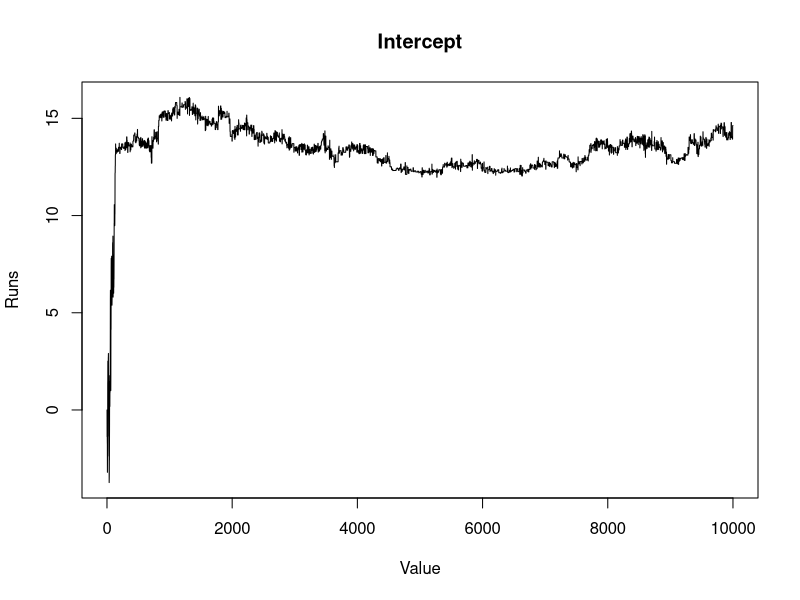
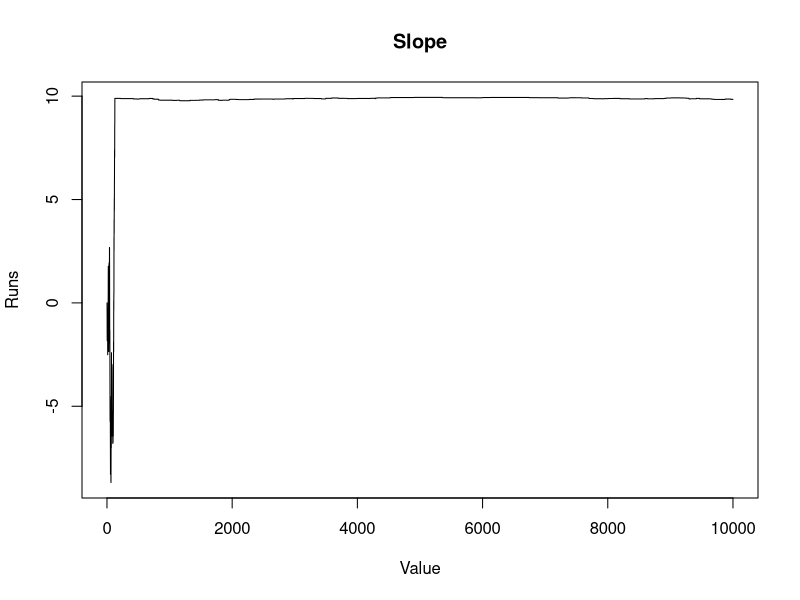
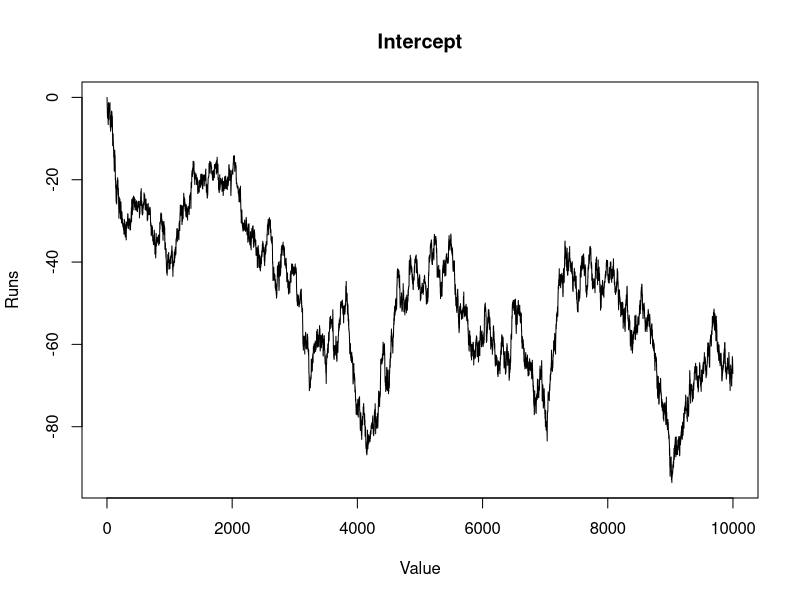
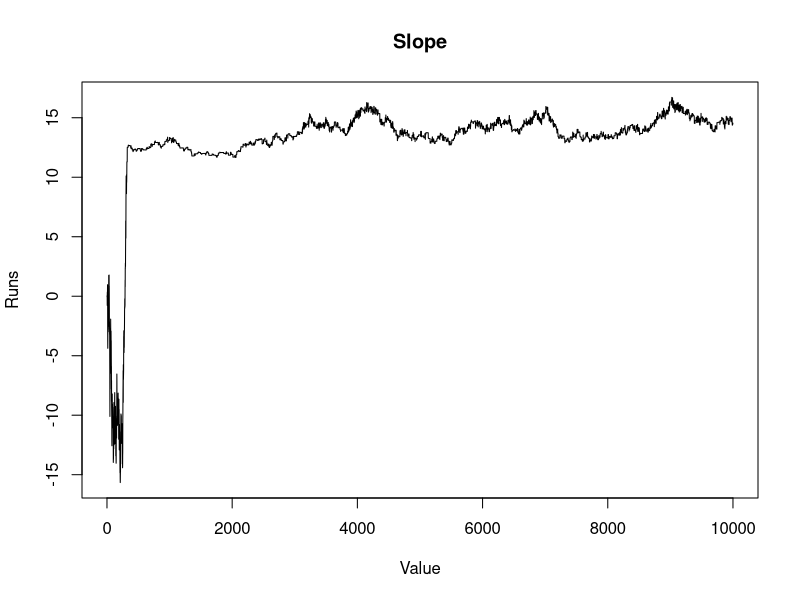
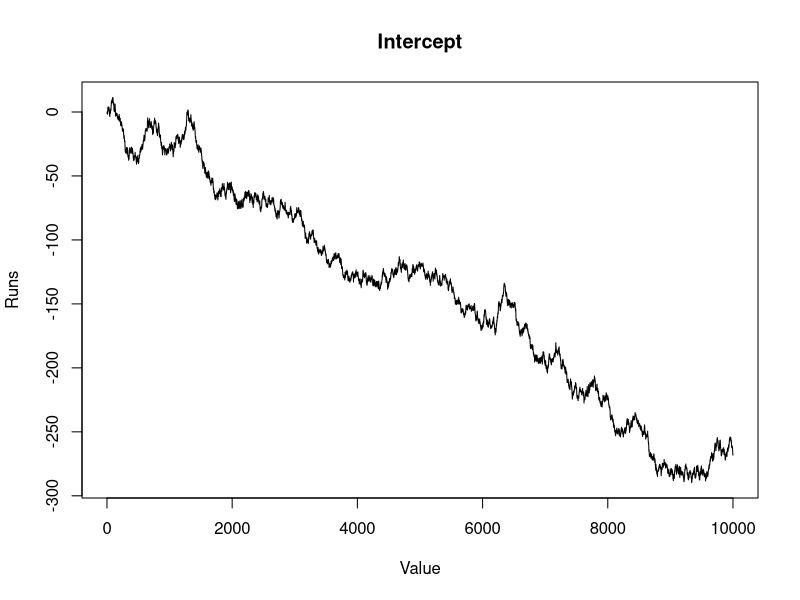
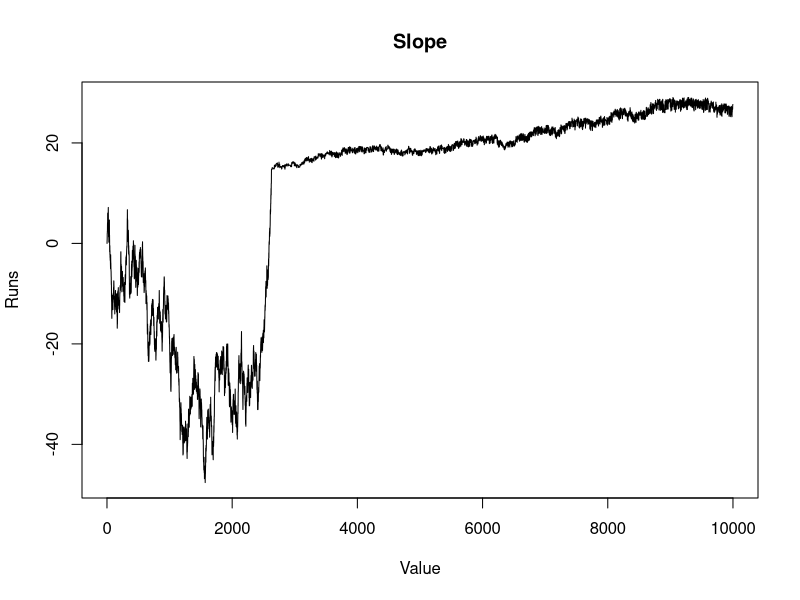
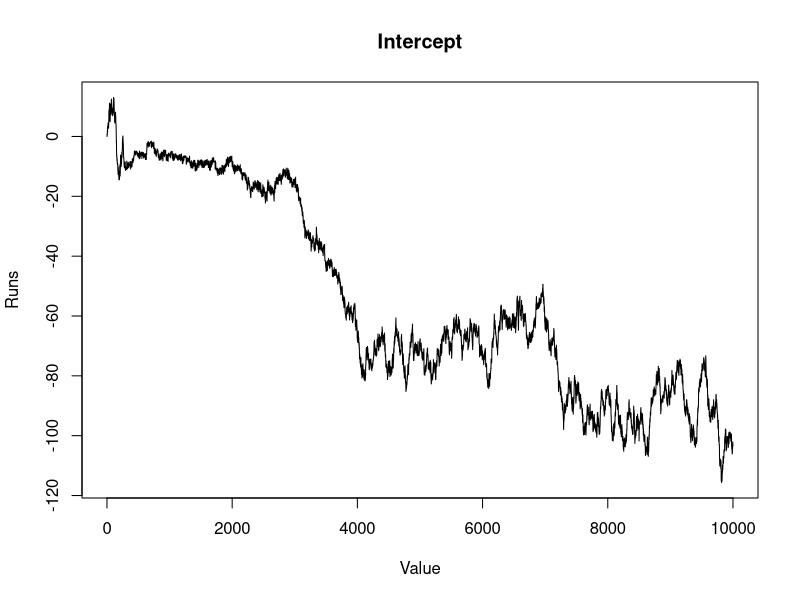
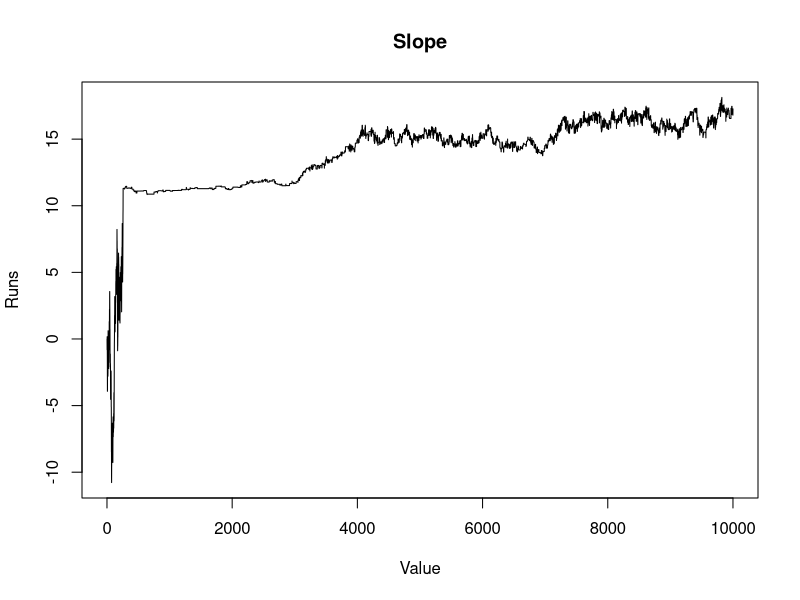

Reproduce these figures in R, in order. (Note: a time limit stopped this script after it produced the figures.)
n = 5000
lambda = 0.1
X = as.matrix(cbind(rep(1, n), rexp(n, lambda)))
y_init = as.matrix(4 + 10*X[,2] + rexp(n, lambda))
Y = y_init/max(abs(y_init))
theta = c(10, 10)/max(Y)
eps = 1
tau = 0.5
logf = function(theta){
  incl_sum = ((Y - X%*%theta) <= 0)
  sumX = apply(X, 2, sum)
  ans = -eps/(4*(1-tau)*max(X)) * norm(-tau*sumX + t(incl_sum)%*%X, type = "m") 
  #- 1/2*theta%*%theta
  return(ans)
}

vmh = function(logf, init = rep(0, ncol(X)), nbatch = 10000, scale, nonneg = FALSE){
  dim = length(init)
  batch = matrix(0, nrow = nbatch, ncol = dim)
  batch[1, ] = init
  for (i in 2:nbatch){
    batch[i, ] = batch[i-1, ]
    for (j in 1:dim){
      propose_val = batch[i, ]
      propose_val[j] = rnorm(1, batch[i-1, j], scale[j])
      u = runif(1, 0, 1)
      if (log(u) < logf(propose_val) - logf(batch[i, ])){
        batch[i, ] = propose_val
      }
    }
  }
  return(batch)
}

reps = 1000
output = matrix(NA, ncol = 2, nrow = reps)
for (i in 1:reps){
  print(i)
  out = vmh(logf, scale = c(1/max(y_init), 1/max(y_init)))
  out = out*max(y_init)
  plot(1:10000, out[,1], type = "l", xlab = "Value", ylab = "Runs", main = "Intercept")
  plot(1:10000, out[,2], type = "l", xlab = "Value", ylab = "Runs", main = "Slope")
  output[i, ] = out[10000,]
  
}
hist(output[,1], breaks = 25, xlab = "Value", ylim = c(0, 600), 
     main = paste("Histogram of Intercept over", reps, "Runs \n with VMH"))
hist(output[,2], breaks = 25, xlab = "Value", ylim = c(0, 650),
     main = paste("Histogram of Slope over", reps, "Runs \n with VMH"))

apply(output, 2, hist, breaks = 50)
#par(mfrow = c(1, 2))


#library(coda)
heidel.diag(out)
geweke.diag(out)
